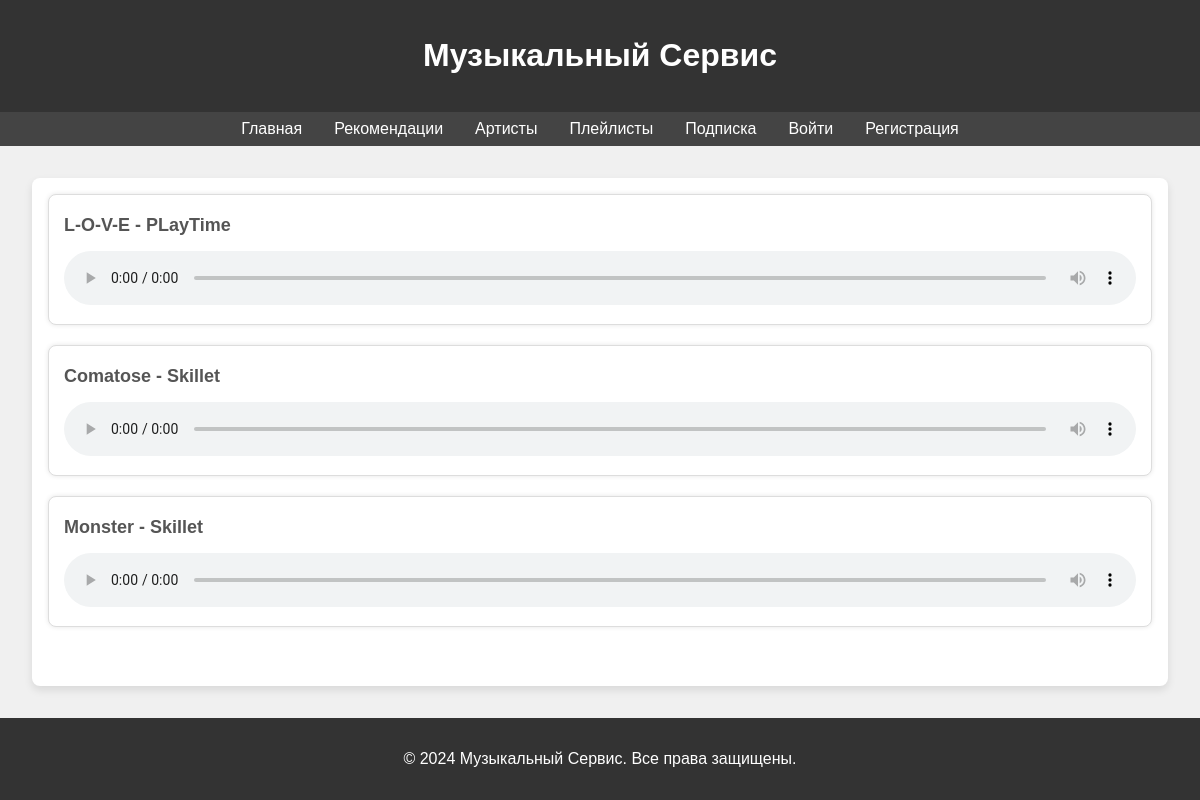
The app's page /playlist/1/, older data.
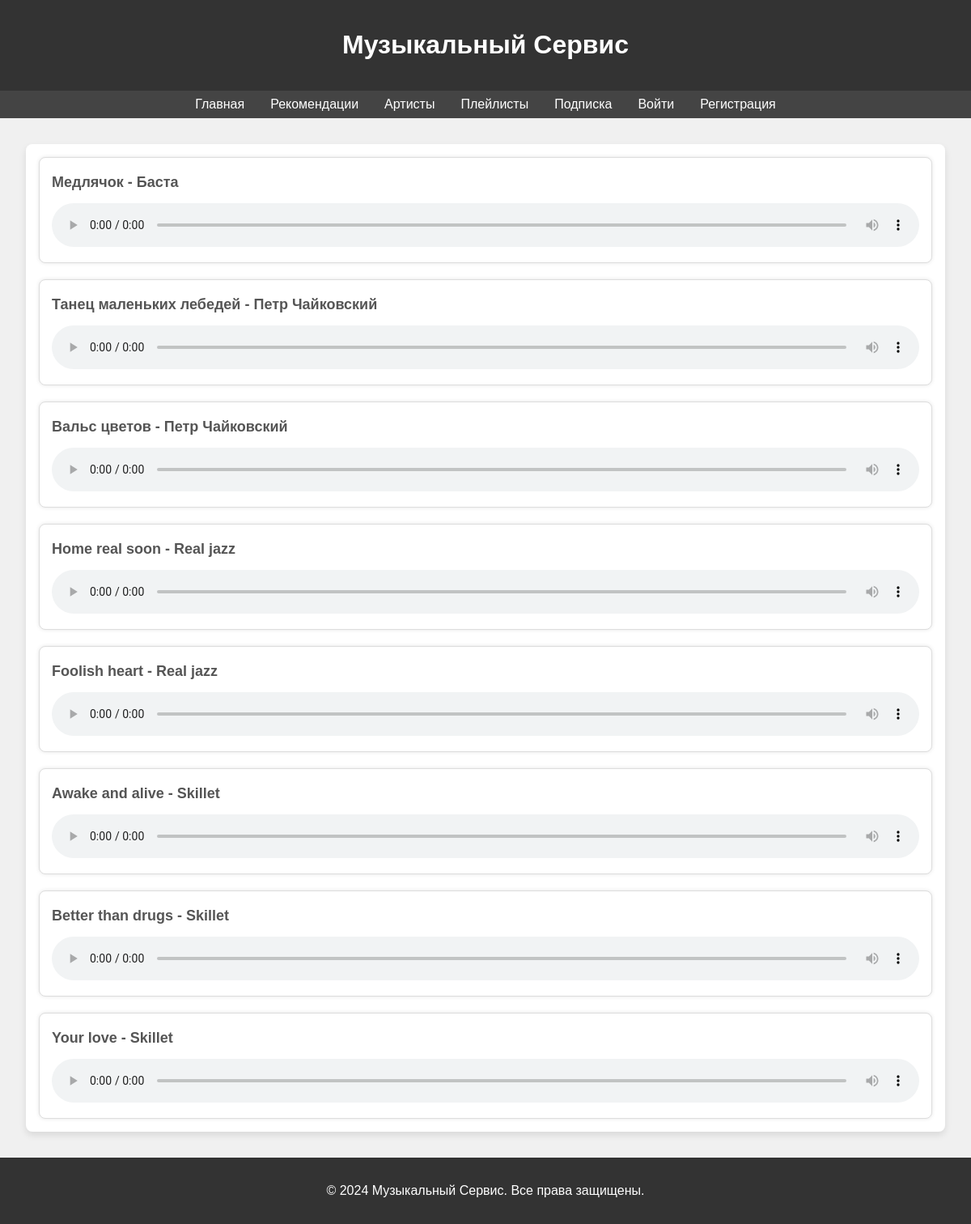
The same page, newer data.
### mainapp/models.py (models this page shows, shortened)
class Track(models.Model):
    title = models.CharField(max_length=255)
    artist = models.ForeignKey(Artist, related_name='tracks', on_delete=models.CASCADE)
    genres = models.ManyToManyField(Genre, related_name='tracks')
    cover_image = models.ImageField(upload_to='static/img/', blank=True, null=True, default='static/img/default-cover.png')
    audio_file = models.FileField(upload_to='static/audio/')
    is_popular = models.BooleanField(default=False)
    uploaded_at = models.DateTimeField(auto_now_add=True)
    owner = models.ForeignKey(User, related_name='tracks', on_delete=models.CASCADE)

class Artist(models.Model):
    name = models.CharField(max_length=255)
    bio = models.TextField(blank=True)
    image = models.ImageField(upload_to='img/', blank=True)

### mainapp/views.py (the view)
# urls.py: path('playlist/<int:id>/', PlaylistDetailView.as_view(), name='playlist_detail'),
class PlaylistDetailView(DetailView):
    model = Playlist
    template_name = 'mainapp/playlist_detail.html'
    context_object_name = 'playlist'
    def get_object(self):
        return get_object_or_404(Playlist, id=self.kwargs['id'])

### templates/mainapp/playlist_detail.html (shortened to what this page needs)
{% extends 'base.html' %}
{% block content %}
    <div class="container mt-5">
        <div class="recommendations">
            {% for track in playlist.tracks.all %}
                <div class="track-card">
                    <p class="track-title">{{ track.title }} - {{ track.artist.name }}</p>
                    <audio controls class="audio-player" data-track-id="{{ track.id }}">
                        <source src="{{ track.audio_file.url }}" type="audio/mpeg">
                    </audio>
                </div>
            {% endfor %}
        </div>
    </div>
{% endblock %}

Row changes from the older to the newer data that the page shows:
removed Track: title "L-O-V-E", artist.name "PLayTime"
removed Track: title "Comatose", artist.name "Skillet"
removed Track: title "Monster", artist.name "Skillet"
now on this page (row edited): Track: title "Медлячок", artist.name "Баста"
added Track: title "Танец маленьких лебедей", artist.name "Петр Чайковский"
added Track: title "Вальс цветов", artist.name "Петр Чайковский"
added Track: title "Home real soon", artist.name "Real jazz"
now on this page (row edited): Track: title "Foolish heart", artist.name "Real jazz"
now on this page (row edited): Track: title "Awake and alive", artist.name "Skillet"
added Track: title "Better than drugs", artist.name "Skillet"
added Track: title "Your love", artist.name "Skillet"
